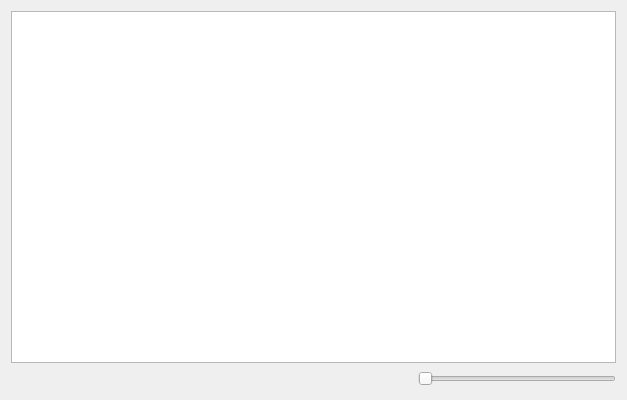
<?xml version="1.0" encoding="UTF-8"?>
<ui version="4.0">
 <class>SampleGraphicsViewAppClass</class>
 <widget class="QMainWindow" name="SampleGraphicsViewAppClass">
  <property name="geometry">
   <rect>
    <x>0</x>
    <y>0</y>
    <width>627</width>
    <height>400</height>
   </rect>
  </property>
  <property name="windowTitle">
   <string>SampleGraphicsViewApp</string>
  </property>
  <widget class="QWidget" name="centralWidget">
   <layout class="QGridLayout" name="gridLayout">
    <item row="0" column="0" colspan="3">
     <widget class="CustomGraphicsView" name="graphicsView">
      <property name="verticalScrollBarPolicy">
       <enum>Qt::ScrollBarAsNeeded</enum>
      </property>
      <property name="backgroundBrush">
       <brush brushstyle="SolidPattern">
        <color alpha="255">
         <red>108</red>
         <green>108</green>
         <blue>108</blue>
        </color>
       </brush>
      </property>
     </widget>
    </item>
    <item row="1" column="0">
     <spacer name="horizontalSpacer">
      <property name="orientation">
       <enum>Qt::Horizontal</enum>
      </property>
      <property name="sizeHint" stdset="0">
       <size>
        <width>165</width>
        <height>20</height>
       </size>
      </property>
     </spacer>
    </item>
    <item row="1" column="1">
     <spacer name="horizontalSpacer_2">
      <property name="orientation">
       <enum>Qt::Horizontal</enum>
      </property>
      <property name="sizeType">
       <enum>QSizePolicy::Expanding</enum>
      </property>
      <property name="sizeHint" stdset="0">
       <size>
        <width>60</width>
        <height>20</height>
       </size>
      </property>
     </spacer>
    </item>
    <item row="1" column="2">
     <widget class="QSlider" name="horizontalSlider">
      <property name="minimum">
       <number>200</number>
      </property>
      <property name="maximum">
       <number>1000</number>
      </property>
      <property name="singleStep">
       <number>10</number>
      </property>
      <property name="pageStep">
       <number>50</number>
      </property>
      <property name="value">
       <number>200</number>
      </property>
      <property name="tracking">
       <bool>true</bool>
      </property>
      <property name="orientation">
       <enum>Qt::Horizontal</enum>
      </property>
     </widget>
    </item>
   </layout>
  </widget>
  <widget class="QMenuBar" name="menuBar">
   <property name="geometry">
    <rect>
     <x>0</x>
     <y>0</y>
     <width>627</width>
     <height>21</height>
    </rect>
   </property>
  </widget>
  <action name="actionOpen">
   <property name="text">
    <string>Open</string>
   </property>
  </action>
 </widget>
 <layoutdefault spacing="6" margin="11"/>
 <customwidgets>
  <customwidget>
   <class>CustomGraphicsView</class>
   <extends>QGraphicsView</extends>
   <header location="global">customgraphicsview.h</header>
  </customwidget>
 </customwidgets>
 <resources>
  <include location="samplegraphicsviewapp.qrc"/>
 </resources>
 <connections/>
</ui>
